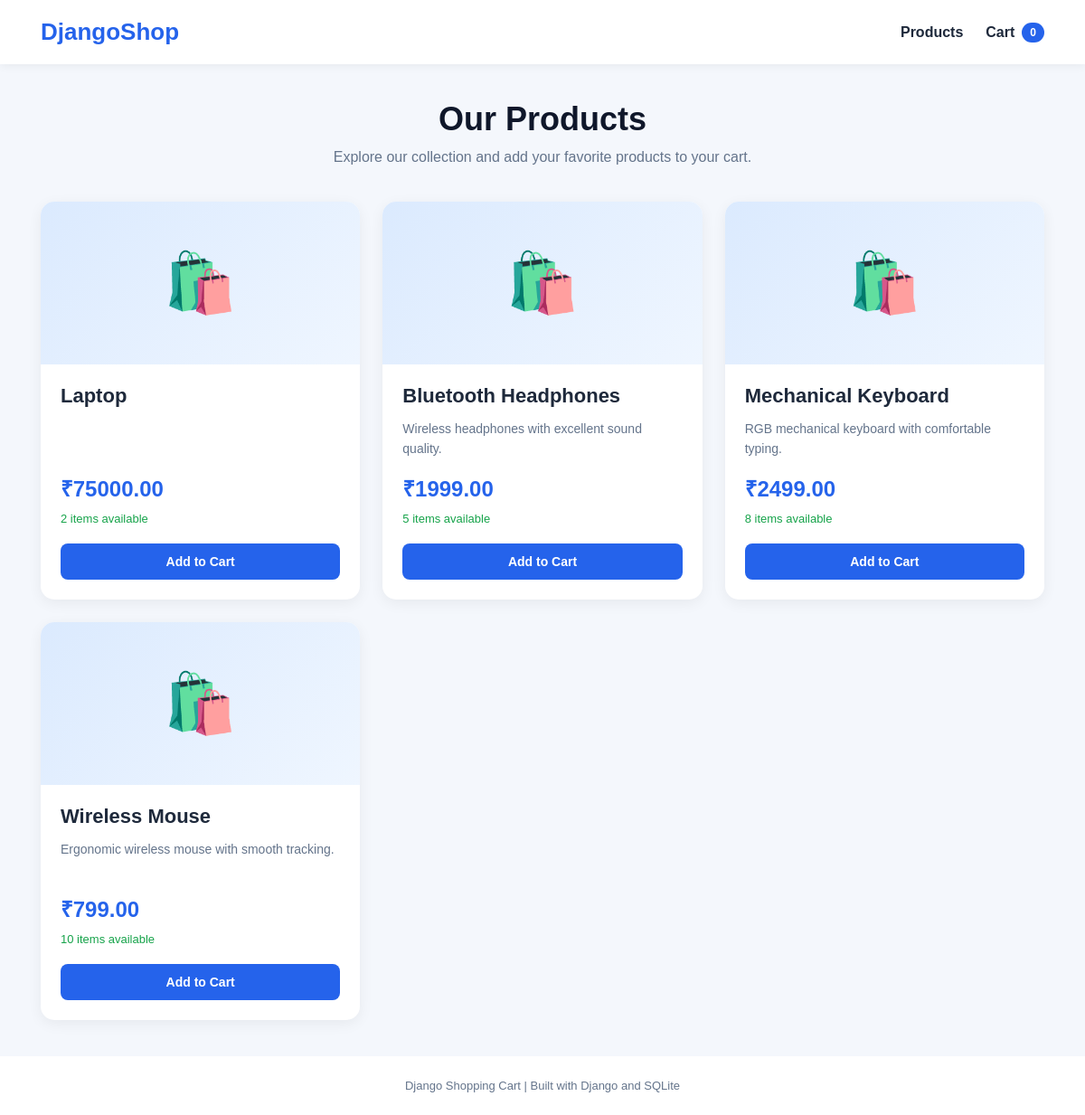
The page / on the database its author committed.
### shop/models.py (models this page shows, shortened)
class Product(models.Model):
    name = models.CharField(max_length=120)
    description = models.TextField(blank=True)
    price = models.DecimalField(
        max_digits=10,
        decimal_places=2
    )
    stock = models.PositiveIntegerField(default=0)
    is_available = models.BooleanField(default=True)
    created_at = models.DateTimeField(auto_now_add=True)
    class Meta:
        ordering = ["-created_at"]

### shop/views.py (the view)
def product_list(request):
    products = Product.objects.filter(
        is_available=True,
        stock__gt=0
    )
    return render(
        request,
        "shop/product_list.html",
        {"products": products}
    )

### shop/cart.py (called while the page is built, shortened)
def get_cart(request):
    cart_data = request.session.get(CART_SESSION_KEY, {})
    products = Product.objects.filter(
        id__in=cart_data.keys(),
        is_available=True,
        stock__gt=0,
    )
    items = []
    total = Decimal("0.00")
    return items, total

### shop/context_processors.py (called while the page is built)
def cart_summary(request):
    items, total = get_cart(request)
    cart_count = sum(
        item["quantity"]
        for item in items
    )
    return {
        "cart_count": cart_count,
    }

### shop/templates/shop/product_list.html (shortened to what this page needs)
{% extends "shop/base.html" %}
{% block content %}
<section class="page-header">
    <h1>Our Products</h1>
    <p>
        Explore our collection and add
        your favorite products to your cart.
    </p>
</section>
<div class="product-grid">
    {% for product in products %}
    <div class="product-card">
        <div class="product-image">
            <span>🛍️</span>
        </div>
        <div class="product-info">
            <h2>
                {{ product.name }}
            </h2>
            <p class="product-description">
                {{ product.description }}
            </p>
            <p class="product-price">
                ₹{{ product.price }}
            </p>
            <p class="stock-info">
                {{ product.stock }} items available
            </p>
            <form
                method="post"
                action="{% url 'shop:cart_add' product.id %}"
            >
                <button
                    type="submit"
                    class="btn btn-primary"
                >
                    Add to Cart
                </button>
            </form>
        </div>
    </div>
    {% endfor %}
</div>
{% endblock %}

### shop/templates/shop/base.html (shortened to what this page needs)
{% load static %}
<!DOCTYPE html>
<html lang="en">
<head>
    <link rel="stylesheet"
          href="{% static 'shop/styles.css' %}">
</head>
<body>
    <header class="navbar">
        <div class="nav-container">
            <a href="{% url 'shop:product_list' %}"
               class="logo">
                DjangoShop
            </a>
            <nav class="nav-links">
                <a href="{% url 'shop:product_list' %}">
                    Products
                </a>
                <a href="{% url 'shop:cart_detail' %}"
                   class="cart-link">
                    Cart
                    <span class="cart-badge">
                        {{ cart_count }}
                    </span>
                </a>
            </nav>
        </div>
    </header>
    <main class="main-container">
        {% block content %}
        {% endblock %}
    </main>
    <footer class="footer">
        <p>
            Django Shopping Cart |
            Built with Django and SQLite
        </p>
    </footer>
</body>
</html>

### shop/static/shop/styles.css (style rules this page uses)
* { margin: 0; padding: 0; box-sizing: border-box; }
body { font-family: Arial, sans-serif; background: #f4f7fc; color: #1e293b; min-height: 100vh; display: flex; flex-direction: column; }
a { text-decoration: none; color: inherit; }
button, input { font: inherit; }
.navbar { background: #ffffff; padding: 20px 0; box-shadow: 0 2px 10px rgba(0, 0, 0, 0.06); }
.nav-container { max-width: 1150px; margin: auto; padding: 0 20px; display: flex; justify-content: space-between; align-items: center; }
.logo { font-size: 26px; font-weight: bold; color: #2563eb; }
.nav-links { display: flex; align-items: center; gap: 25px; }
.nav-links a { font-weight: 600; }
.cart-link { display: flex; align-items: center; gap: 8px; }
.cart-badge { background: #2563eb; color: white; padding: 4px 9px; border-radius: 20px; font-size: 12px; }
.main-container { width: 100%; max-width: 1150px; margin: 0 auto; padding: 40px 20px; flex: 1; }
.page-header { text-align: center; margin-bottom: 40px; }
.page-header h1 { font-size: 36px; color: #0f172a; margin-bottom: 12px; }
.page-header p { color: #64748b; font-size: 16px; }
.product-grid { display: grid; grid-template-columns: repeat(3, 1fr); gap: 25px; }
.product-card { background: #ffffff; border-radius: 15px; overflow: hidden; box-shadow: 0 4px 16px rgba(0, 0, 0, 0.06); transition: transform 0.2s; }
.product-image { height: 180px; background: linear-gradient( 135deg, #dbeafe, #eff6ff ); display: flex; align-items: center; justify-content: center; }
.product-image span { font-size: 65px; }
.product-info { padding: 22px; }
.product-info h2 { font-size: 22px; margin-bottom: 12px; }
.product-description { color: #64748b; font-size: 14px; line-height: 1.6; margin-bottom: 15px; min-height: 45px; }
.product-price { font-size: 24px; color: #2563eb; font-weight: bold; margin-bottom: 10px; }
.stock-info { color: #16a34a; font-size: 13px; margin-bottom: 20px; }
.btn { display: inline-block; border: none; border-radius: 8px; padding: 12px 20px; font-size: 14px; font-weight: 600; cursor: pointer; text-align: center; transition: background 0.2s; }
.btn-primary { background: #2563eb; color: #ffffff; }
.product-info .btn { width: 100%; }
.footer { padding: 25px 15px; text-align: center; background: #ffffff; color: #64748b; font-size: 13px; }

### rows shown on the page
Product: name "Laptop", price "75000.00", stock "2"
Product: name "Bluetooth Headphones", description "Wireless headphones with excellent sound quality.", price "1999.00", stock "5"
Product: name "Mechanical Keyboard", description "RGB mechanical keyboard with comfortable typing.", price "2499.00", stock "8"
Product: name "Wireless Mouse", description "Ergonomic wireless mouse with smooth tracking.", price "799.00", stock "10"

### other values the page prints
{{ cart_count }} "0"
